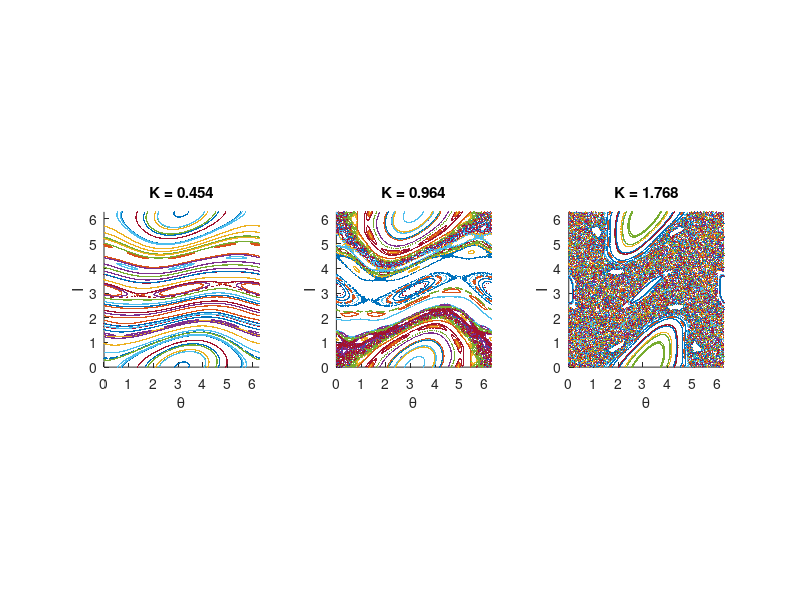

Reproduce this figure in MATLAB.
% Phasenportraits
K_values = [rand()*0.6, 0.9 + rand()*0.2, 1.4 + rand()*0.6]; % Parameter fuer die drei K-Werte
N = 1000; % Laenge der Trajektorien
M = 50;   % Anzahl der Trajektorien



figure;
for idx = 1:3
    K = K_values(idx);
    subplot(1,3,idx);
    hold on;
    for m = 1:M
        I = rand()*2*pi;
        theta = rand()*2*pi;
        I_traj = zeros(1,N);
        theta_traj = zeros(1,N);
        for n = 1:N
            I = mod(I + K*sin(theta), 2*pi);
            theta = mod(theta + I, 2*pi);
            I_traj(n) = I;
            theta_traj(n) = theta;
        end
        plot(theta_traj, I_traj, '.', 'MarkerSize', 1);
    end
    title(['K = ', num2str(K, '%.3f')]);
    xlabel('\theta');
    ylabel('I');
    axis([0 2*pi 0 2*pi]);
    axis square;
end

